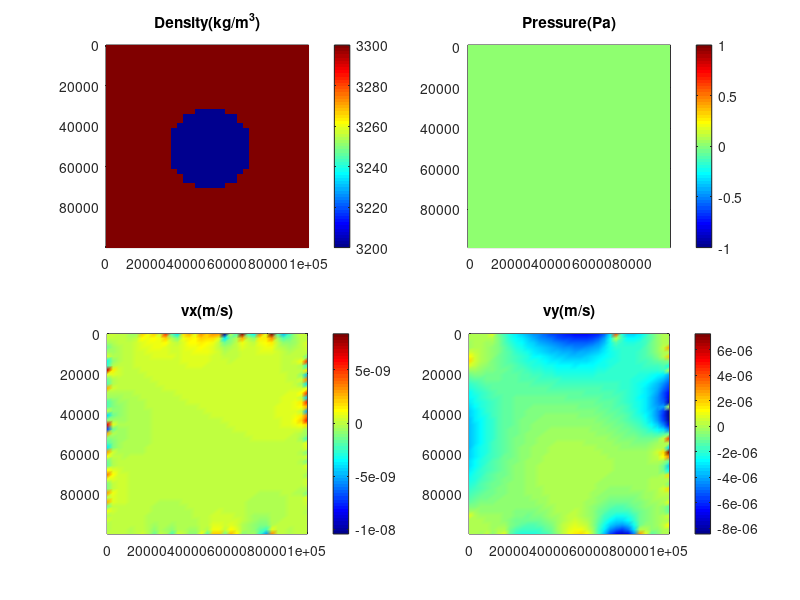

This chart was generated by the following MATLAB code:
%% This code is to calculate a density anormaly in mantle lithosphere
% Yuan Xie, 20.10.2022
% Homework 4

% 1) Clear memory and figures
clear
clf
close all
dbstop if error

% 2) Define Numerical model
xsize=100*1000; % Horizontal model size, m
ysize=100*1000; % Vertical model size, m
Nx=35; % Horizontal grid resolution
Ny=45; % Vertical grid resolution
Nx1=Nx+1;
Ny1=Ny+1;
dx=xsize/(Nx-1); % Horizontal grid step, m
dy=ysize/(Ny-1); % Vertical grid step, m
x=0:dx:xsize; % Horizontal coordinates of basic grid points, m
y=0:dy:ysize; % Vertical coordinates of basic grid points, m
xVx=0:dx:xsize; % Horizontal coordinates of vx grid points, m
yVx=-dy/2:dy:ysize-dy/2; % Vertical coordinates of vx grid points, m
xVy=-dx/2:dx:xsize-dx/2; % Horizontal coordinates of vy grid points, m
yVy=0:dy:ysize; % Vertical coordinates of vy grid points, m
xP=-dx/2:dx:xsize-dx/2; % Horizontal coordinates of P grid points, m
yP=-dy/2:dy:ysize-dy/2; % Vertical coordinates of P grid points, m
Vx=zeros(Ny1,Nx1); % Vx, m/s
Vy=zeros(Ny1,Nx1); % Vy, m/s
P=zeros(Ny1,Nx1); % Pressure, Pa
gy=10; % Gravity acceleration, m/s^2
rho=zeros(Ny,Nx); % Density, kg/m^3
eta=1e19; % Viscosity, Pa*s

% Define density field, rho
C=[xsize/2,ysize/2];% center point
radium=20*1000; % radium of density anormaly,m
for i=1:1:Ny
    for j=1:1:Nx
        px=x(j);
        py=y(i); % location of each point
        d=sqrt((px-C(1))^2+(py-C(2))^2); % distance between center point and each point
        if d <= radium
            rho(i,j)=3200;  % density
        else
            rho(i,j)=3300;  % density
        end
    end
end

% 3) Define global matrixes L(), R()
N=Nx1*Ny1*3; % Global number of unknowns
L=sparse(N,N); % Matrix of coefficients (left part)
R=zeros(N,1); % Vector of right parts
            
% 4) Composing global matrixes L(), R()
% Going through all points of the grid (2D meant two loops)
% composing respective equations

% First loop - horizontal index j
for j=1:1:Nx1
    for i=1:1:Ny1
        % Define global index gVx, gVy, gP
        gVx=((j-1)*Ny1+i-1)*3+1; % Vx
        gVy=gVx+1; % Vy
        gP =gVx+2; % P
        
        % 4a) Eq. for Vx (ghost BC x-stokes)
        if(i==Ny1 || j==Nx1) % ghost nodes
            L(gVx,gVx)=1; % Left part
            R(gVx,1)=0; % Right part
        else
            if (i==1 || j==1 || j==Nx || i==Ny )                % Boundary Condition    
                L(gVx,gVx)=1; % Left part
                R(gVx,1)=0; % Right part
            else
                % Left part
                L(gVx,gVx-Ny1*3)=eta/dx^2; 
                L(gVx,gVx-3)=eta/dy^2; 
                L(gVx,gVx)=-2*eta/dx^2-2*eta/dy^2;
                L(gVx,gVx+3)=eta/dy^2; 
                L(gVx,gVx+Ny1*3)=eta/dx^2; 
                L(gVx,gP+Ny1*3)=-1/dx; % P2
                L(gVx,gP)=1/dx; % P1
                % Right part
                R(gVx,1)=0;
            end
        end
        
        % 4b) Eq. for Vy (ghost BC x-stokes)
        if( j==Nx1 || i==Ny1) % ghost nodes
            L(gVy,gVy)=1; % Left part
            R(gVy,1)=0; % Right part            
        else
            if (j==1 || i==1 || i==Ny  || j==Nx)    % Boundary Condition
                L(gVy,gVy)=1; % Left part
                R(gVy,1)=0; % Right part
            else
                % Left part
                L(gVy,gVy-Ny1*3)=eta/dx^2; 
                L(gVy,gVy-3)=eta/dy^2;
                L(gVy,gVy)=-2*eta/dy^2-2*eta/dx^2;
                L(gVy,gVy+3)=eta/dy^2; 
                L(gVy,gVy+Ny1*3)=eta/dx^2; 
                L(gVy,gP)=1/dy;  %P1
                L(gVy,gP+3)=-1/dy; %P2
                % Right part
                R(gVy,1)=-(rho(i,j-1)+rho(i,j))/2*gy;
            end
        end
        
        % 4c) Eq. for P (ghost BC Continuity-eq)
        if ( i==Ny1 || j==Nx1 )  % ghost nodes
            L(gP,gP)=1; % Left part
            R(gP,1)=0; % Right part
        else
            if ( i==1 || j==1 )   % Boundary Condition
                L(gP,gP)=1; % Left part
                R(gP,1)=0; % Right part
            else
                L(gP,gVx-Ny1*3)=-1/dx; %Vx1
                L(gP,gVx)=1/dx; % Vx2
                L(gP,gVy-3)=-1/dy; %Vy1
                L(gP,gVy)=1/dy; %Vy2
                R(gP,1)=0; % Right part
            end
        end
    end
end

% 5) Solving matrixes
S=L\R; 

% 6) Reload S--> PSI
for j=1:1:Nx1
    % Second loop - vertical index i
    for i=1:1:Ny1
        % Define global index g
        gVx=((j-1)*Ny1+i-1)*3+1; % Vx
        gVy=gVx+1; % Vy
        gP=gVx+2; % P
        % Reload solution
        Vx(i,j)=S(gVx);
        Vy(i,j)=S(gVy);
        P(i,j)=S(gP);
    end
end

% 7) Plot numerical solution

% colormap 
figure(1);colormap('Jet');
subplot(2,2,1)
pcolor(x,y,rho);% 
shading flat;
axis ij image;
colorbar
title('Density(kg/m^3)')

subplot(2,2,2)
pcolor(xP(1:Nx),yP(1:Ny),P(1:Ny,1:Nx))
shading interp;
axis ij image;
colorbar
title('Pressure(Pa)')

subplot(2,2,3)
pcolor(x,y,Vx(1:Ny,1:Nx))
shading interp;
axis ij image;
colorbar
title('vx(m/s)')

subplot(2,2,4)
pcolor(x,y,Vy(1:Ny,1:Nx))
shading interp;
axis ij image;
colorbar
title('vy(m/s)')


